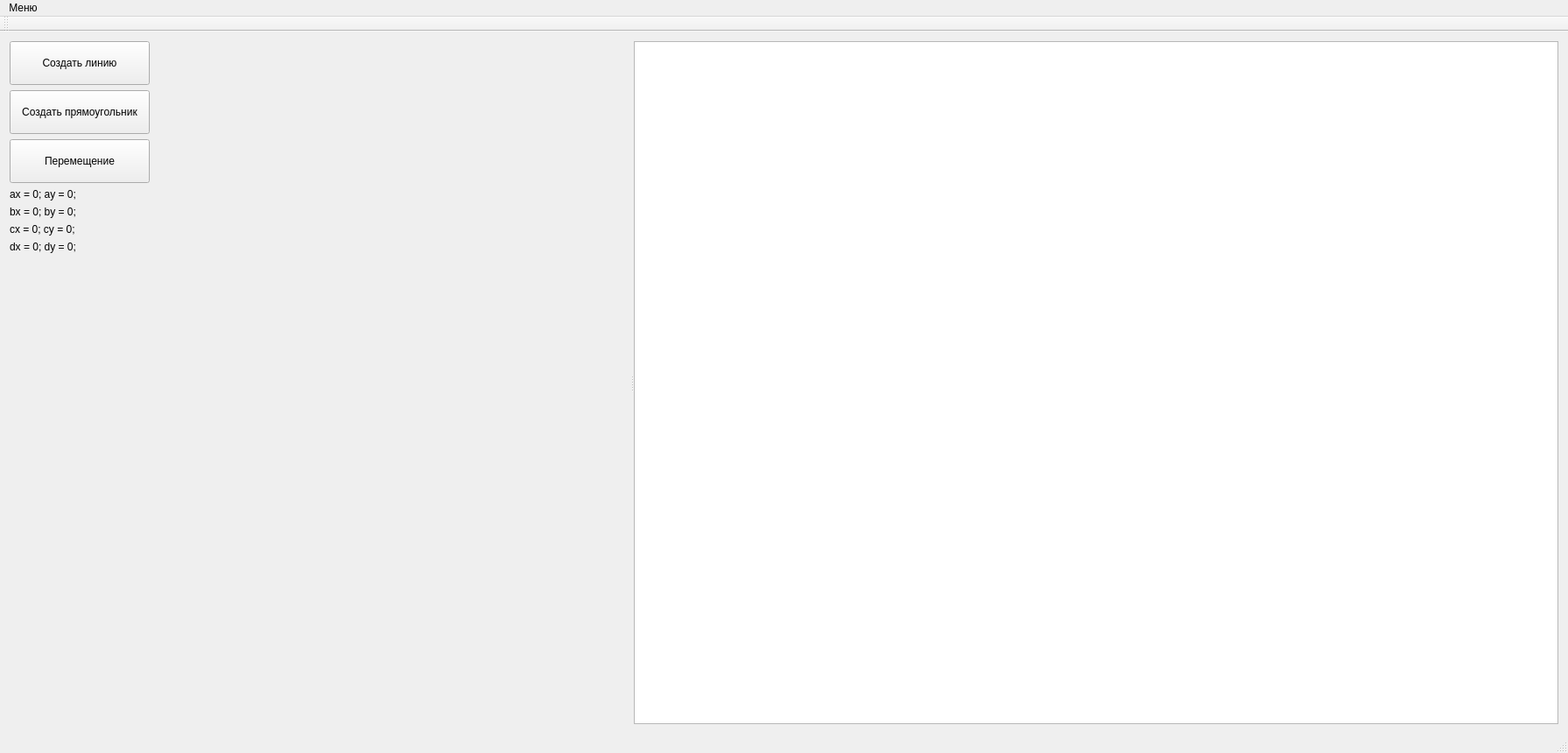
<?xml version="1.0" encoding="UTF-8"?>
<ui version="4.0">
 <class>MainWindow</class>
 <widget class="QMainWindow" name="MainWindow">
  <property name="geometry">
   <rect>
    <x>0</x>
    <y>0</y>
    <width>1791</width>
    <height>860</height>
   </rect>
  </property>
  <property name="windowTitle">
   <string>MainWindow</string>
  </property>
  <widget class="QWidget" name="centralWidget">
   <layout class="QGridLayout" name="gridLayout">
    <item row="0" column="0">
     <widget class="QSplitter" name="splitter">
      <property name="orientation">
       <enum>Qt::Horizontal</enum>
      </property>
      <widget class="QWidget" name="toolsWidget" native="true">
       <property name="sizePolicy">
        <sizepolicy hsizetype="MinimumExpanding" vsizetype="Preferred">
         <horstretch>0</horstretch>
         <verstretch>0</verstretch>
        </sizepolicy>
       </property>
       <property name="minimumSize">
        <size>
         <width>120</width>
         <height>0</height>
        </size>
       </property>
       <layout class="QGridLayout" name="gridLayout_2">
        <property name="leftMargin">
         <number>0</number>
        </property>
        <property name="topMargin">
         <number>0</number>
        </property>
        <property name="rightMargin">
         <number>0</number>
        </property>
        <property name="bottomMargin">
         <number>0</number>
        </property>
        <property name="spacing">
         <number>6</number>
        </property>
        <item row="3" column="0">
         <widget class="QToolButton" name="butDefault">
          <property name="minimumSize">
           <size>
            <width>160</width>
            <height>50</height>
           </size>
          </property>
          <property name="text">
           <string>Перемещение</string>
          </property>
          <property name="iconSize">
           <size>
            <width>24</width>
            <height>24</height>
           </size>
          </property>
         </widget>
        </item>
        <item row="7" column="0">
         <widget class="QLabel" name="label_4">
          <property name="font">
           <font>
            <pointsize>9</pointsize>
           </font>
          </property>
          <property name="text">
           <string>dx = 0; dy = 0;</string>
          </property>
         </widget>
        </item>
        <item row="6" column="0">
         <widget class="QLabel" name="label_3">
          <property name="font">
           <font>
            <pointsize>9</pointsize>
           </font>
          </property>
          <property name="text">
           <string>cx = 0; cy = 0;</string>
          </property>
         </widget>
        </item>
        <item row="8" column="0" colspan="3">
         <widget class="VERectangleSettings" name="rectangleSettings" native="true">
          <property name="minimumSize">
           <size>
            <width>0</width>
            <height>50</height>
           </size>
          </property>
         </widget>
        </item>
        <item row="4" column="0">
         <widget class="QLabel" name="label">
          <property name="font">
           <font>
            <pointsize>9</pointsize>
           </font>
          </property>
          <property name="text">
           <string>ax = 0; ay = 0;</string>
          </property>
         </widget>
        </item>
        <item row="1" column="0">
         <widget class="QToolButton" name="butRectangle">
          <property name="minimumSize">
           <size>
            <width>160</width>
            <height>50</height>
           </size>
          </property>
          <property name="text">
           <string>Создать прямоугольник</string>
          </property>
          <property name="iconSize">
           <size>
            <width>24</width>
            <height>24</height>
           </size>
          </property>
         </widget>
        </item>
        <item row="5" column="0">
         <widget class="QLabel" name="label_2">
          <property name="font">
           <font>
            <pointsize>9</pointsize>
           </font>
          </property>
          <property name="text">
           <string>bx = 0; by = 0;</string>
          </property>
         </widget>
        </item>
        <item row="9" column="0" colspan="3">
         <widget class="VEPolyLineSettings" name="polylineSettings" native="true">
          <property name="minimumSize">
           <size>
            <width>0</width>
            <height>50</height>
           </size>
          </property>
         </widget>
        </item>
        <item row="10" column="0" colspan="2">
         <spacer name="verticalSpacer">
          <property name="orientation">
           <enum>Qt::Vertical</enum>
          </property>
          <property name="sizeHint" stdset="0">
           <size>
            <width>20</width>
            <height>40</height>
           </size>
          </property>
         </spacer>
        </item>
        <item row="0" column="0" colspan="2">
         <widget class="QToolButton" name="butLine">
          <property name="minimumSize">
           <size>
            <width>160</width>
            <height>50</height>
           </size>
          </property>
          <property name="text">
           <string notr="true">Создать линию</string>
          </property>
          <property name="iconSize">
           <size>
            <width>24</width>
            <height>24</height>
           </size>
          </property>
         </widget>
        </item>
       </layout>
      </widget>
      <widget class="VEWorkplaceView" name="workplaceView"/>
     </widget>
    </item>
   </layout>
  </widget>
  <widget class="QMenuBar" name="menuBar">
   <property name="geometry">
    <rect>
     <x>0</x>
     <y>0</y>
     <width>1791</width>
     <height>25</height>
    </rect>
   </property>
   <widget class="QMenu" name="menu">
    <property name="title">
     <string>Меню</string>
    </property>
    <addaction name="actionOpen"/>
    <addaction name="actionSave"/>
    <addaction name="actionHelp"/>
    <addaction name="separator"/>
    <addaction name="actionQuit"/>
   </widget>
   <addaction name="menu"/>
  </widget>
  <widget class="QToolBar" name="mainToolBar">
   <attribute name="toolBarArea">
    <enum>TopToolBarArea</enum>
   </attribute>
   <attribute name="toolBarBreak">
    <bool>false</bool>
   </attribute>
  </widget>
  <widget class="QStatusBar" name="statusBar"/>
  <action name="actionHelp">
   <property name="text">
    <string>Справка</string>
   </property>
  </action>
  <action name="actionQuit">
   <property name="text">
    <string>Выход</string>
   </property>
  </action>
  <action name="actionSave">
   <property name="text">
    <string>Сохранить как...</string>
   </property>
  </action>
  <action name="actionOpen">
   <property name="text">
    <string>Открыть</string>
   </property>
  </action>
 </widget>
 <layoutdefault spacing="6" margin="11"/>
 <customwidgets>
  <customwidget>
   <class>VERectangleSettings</class>
   <extends>QWidget</extends>
   <header>verectanglesettings.h</header>
   <container>1</container>
  </customwidget>
  <customwidget>
   <class>VEPolyLineSettings</class>
   <extends>QWidget</extends>
   <header>vepolylinesettings.h</header>
   <container>1</container>
  </customwidget>
  <customwidget>
   <class>VEWorkplaceView</class>
   <extends>QGraphicsView</extends>
   <header>veworkplaceview.h</header>
  </customwidget>
 </customwidgets>
 <resources/>
 <connections>
  <connection>
   <sender>actionQuit</sender>
   <signal>triggered()</signal>
   <receiver>MainWindow</receiver>
   <slot>close()</slot>
   <hints>
    <hint type="sourcelabel">
     <x>-1</x>
     <y>-1</y>
    </hint>
    <hint type="destinationlabel">
     <x>319</x>
     <y>239</y>
    </hint>
   </hints>
  </connection>
 </connections>
</ui>
